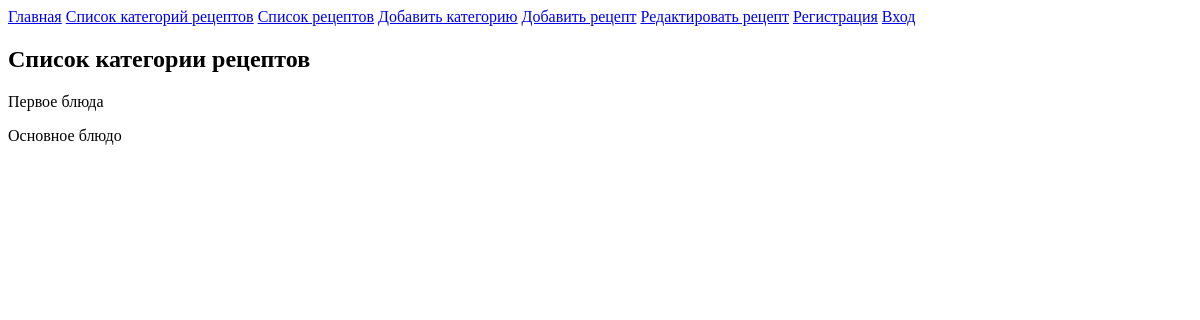
Before: /list_category/ with the older database file.
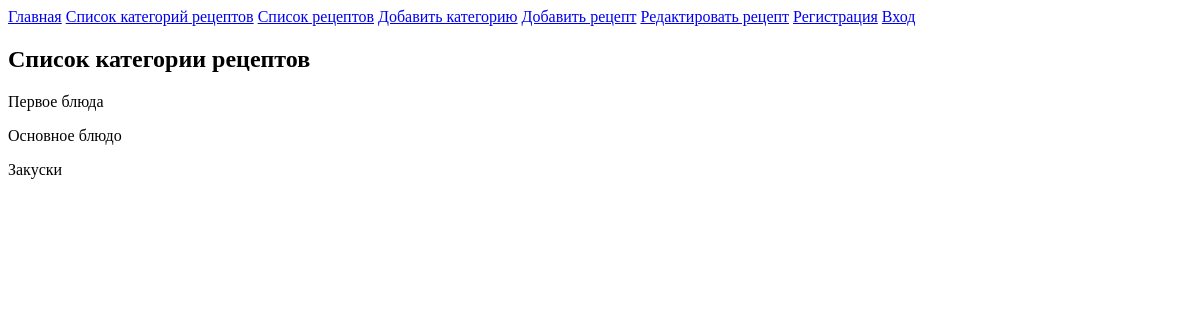
After: the same page with the newer database file.
### recipeapp/models.py (models this page shows)
class Category(models.Model):
    name_category = models.CharField(max_length=150)
    def __str__(self):
        return f'{self.name_category}'

### recipeapp/views.py (the view)
# urls.py: path('list_category/', CategoryView.as_view(), name='list_category'),
class CategoryView(ListView):
    template_name = 'recipeapp/list_category.html'
    model = Category
    context = Category.objects.all()

### recipeapp/templates/recipeapp/list_category.html
{% extends 'recipeapp/base.html' %}
{% block content %}
<h2>Список категории рецептов</h2>
{% for name_category in object_list %}
    <p>{{ name_category }}</p>
{% endfor %}
{% endblock %}

Changed rows visible on the page:
added Category: name_category "Закуски"
